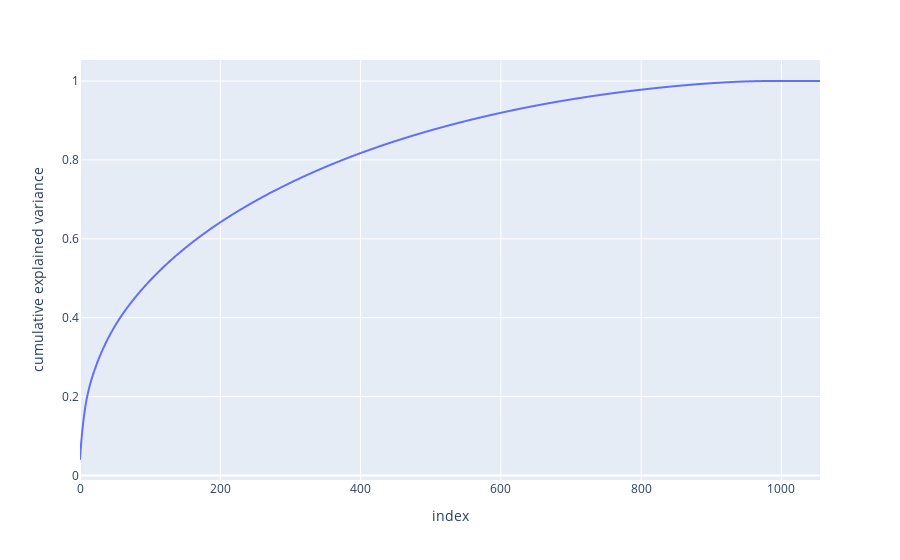

The cell this chart's notebook holds for it:
### Markdown cell above
### PCA

### Code cell
pca = PCA()
components = pca.fit_transform(X)

df = pd.DataFrame({"cumulative explained variance": np.cumsum(pca.explained_variance_ratio_)})
fig = px.line(df, x=df.index, y="cumulative explained variance")
fig.show()

### Figure 1 — Plotly figure (JSON) as saved in the notebook; plotly's stock layout.template omitted (floating-point values rounded to 4 significant figures; data arrays with more than 128 entries replaced by an {"elided": "..."} marker saying what was removed)
{"data": [{"hovertemplate": "index=%{x}<br>cumulative explained variance=%{y}<extra></extra>", "legendgroup": "", "line": {"color": "#636efa", "dash": "solid"}, "mode": "lines", "name": "", "showlegend": false, "type": "scattergl", "x": {"elided": "1056 int values"}, "xaxis": "x", "y": {"elided": "1056 float values"}, "yaxis": "y"}], "layout": {"legend": {"tracegroupgap": 0}, "margin": {"t": 60}, "xaxis": {"anchor": "y", "domain": [0, 1], "title": {"text": "index"}}, "yaxis": {"anchor": "x", "domain": [0, 1], "title": {"text": "cumulative explained variance"}}}}
